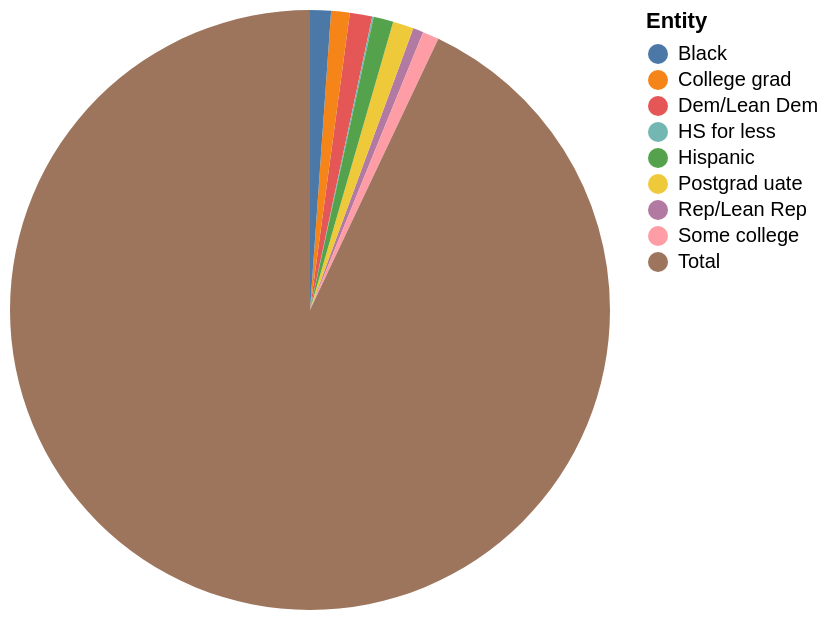

Specify this chart in Vega-Lite:
### Vega-Lite specification from a JSON file in a GitHub repository (floating-point values rounded to 4 significant figures)
{"$schema": "https://vega.github.io/schema/vega-lite/v5.json", "description": "Pie chart auto-generated from CSV", "data": {"values": [{"Entity": "Dem/Lean Dem", "a great deal": "60.0", "a fair amount": "nan", "Not too much": "0.0", "Nothingatall": "0.0"}, {"Entity": "Rep/Lean Rep", "a great deal": "28.0", "a fair amount": "47.0", "Not too much": "nan", "Nothingatall": "0.0"}, {"Entity": "HS for less", "a great deal": "4.1", "a fair amount": "38.0", "Not too much": "16.0", "Nothingatall": "0.0"}, {"Entity": "Some college", "a great deal": "44.0", "a fair amount": "38.0", "Not too much": "nan", "Nothingatall": "0.0"}, {"Entity": "College grad", "a great deal": "50.0", "a fair amount": "39.0", "Not too much": "0.0", "Nothingatall": "0.0"}, {"Entity": "Postgrad uate", "a great deal": "56.0", "a fair amount": "35.0", "Not too much": "nan", "Nothingatall": "0.0"}, {"Entity": "Hispanic", "a great deal": "53.0", "a fair amount": "33.0", "Not too much": "nan", "Nothingatall": "nan"}, {"Entity": "Black", "a great deal": "56.0", "a fair amount": "31.0", "Not too much": "nan", "Nothingatall": "nan"}, {"Entity": "White", "a great deal": "nan", "a fair amount": "nan", "Not too much": "14.0", "Nothingatall": "nan"}, {"Entity": "Total", "a great deal": "4638.0", "a fair amount": "38.0", "Not too much": "13.0", "Nothingatall": "3.0"}]}, "mark": "arc", "encoding": {"theta": {"field": "a great deal", "type": "quantitative"}, "color": {"field": "Entity", "type": "nominal"}}}
